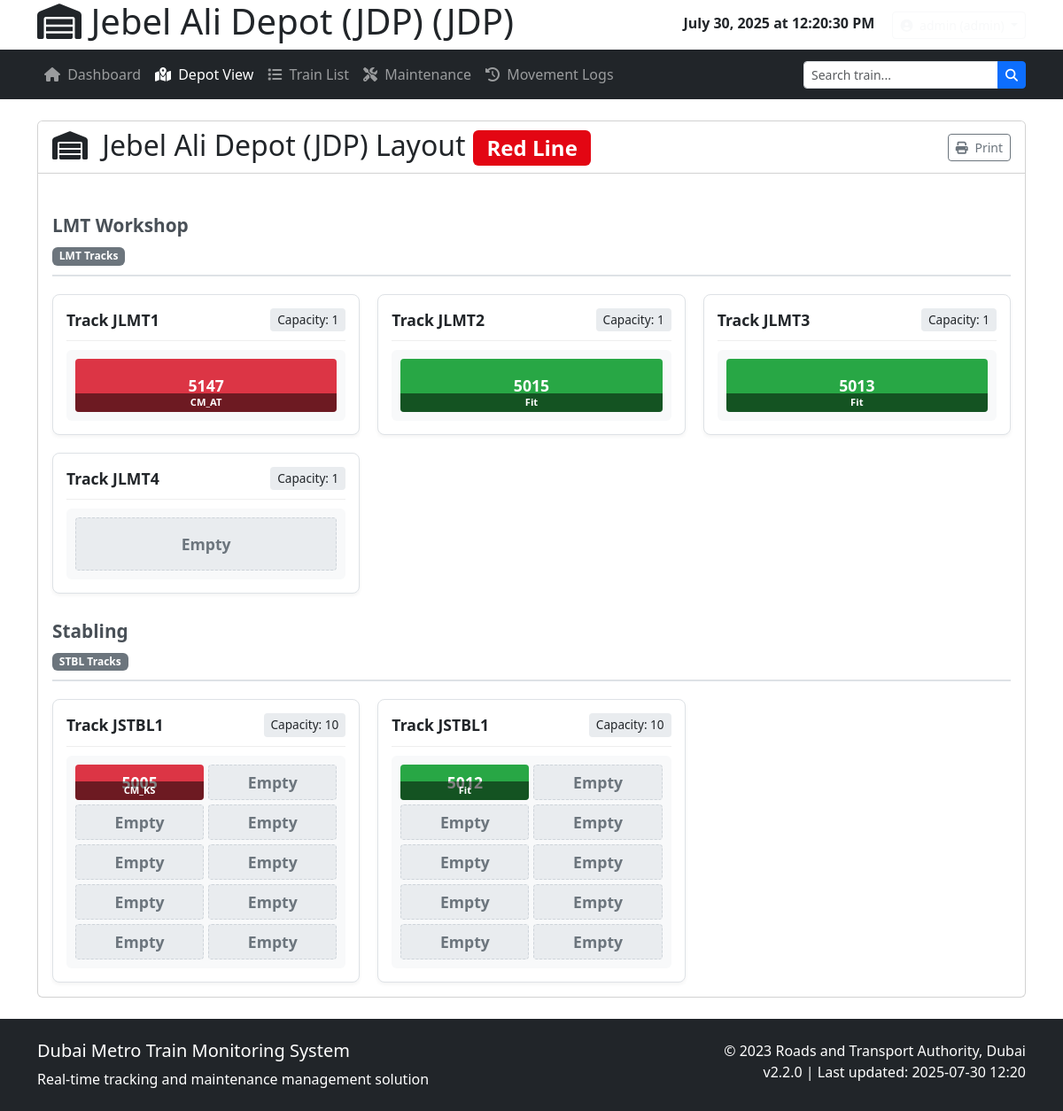
The app's page /depot/JDP (signed in) with its own data.
### tables this page shows
CREATE TABLE tracks (
            track_id TEXT PRIMARY KEY,
            depot_name TEXT NOT NULL,
            depot_code TEXT NOT NULL,
            location_name TEXT NOT NULL,
            track_type TEXT NOT NULL,
            visual_layout TEXT NOT NULL,
            slot_capacity INTEGER NOT NULL,
            line TEXT NOT NULL
        );

CREATE TABLE "trains" (
	"id"	INTEGER,
	"train_number"	TEXT NOT NULL UNIQUE,
	"type"	TEXT NOT NULL,
	"status"	TEXT NOT NULL,
	"maintenance_code"	TEXT,
	"track_id"	TEXT,
	"last_movement"	TIMESTAMP DEFAULT CURRENT_TIMESTAMP,
	PRIMARY KEY("id" AUTOINCREMENT),
	FOREIGN KEY("maintenance_code") REFERENCES "maintenance_types"("code"),
	FOREIGN KEY("track_id") REFERENCES "tracks"("track_id")
);

### app.py (the view)
@app.route('/depot/<depot_code>')
def depot_detail(depot_code):
    if 'username' not in session:
        return redirect(url_for('login'))
    db = get_db()
    c = db.cursor()
    c.execute("""
        SELECT depot_code, depot_name, line
        FROM tracks
        WHERE depot_code = ?
        GROUP BY depot_code
    """, (depot_code,))
    depot = c.fetchone()
    if not depot:
        flash('Depot not found', 'error')
        return redirect(url_for('dashboard'))
    sections = {}
    c.execute("""
        SELECT location_name, track_type
        FROM tracks
        WHERE depot_code = ?
        GROUP BY location_name
    """, (depot_code,))
    for section_row in c.fetchall():
        section_name = section_row['location_name']
        track_type = section_row['track_type']
        c.execute("""
            SELECT t.track_id, t.visual_layout, t.slot_capacity,
                   tr.train_number, tr.status, tr.maintenance_code,
                   mt.description as maintenance_desc
            FROM tracks t
            LEFT JOIN trains tr ON t.track_id = tr.track_id
            LEFT JOIN maintenance_types mt ON tr.maintenance_code = mt.code
            WHERE t.depot_code = ? AND t.location_name = ?
            ORDER BY t.track_id
        """, (depot_code, section_name))
        tracks = []
        for track in c.fetchall():
            tracks.append(dict(track))
        sections[section_name] = {
            'track_type': track_type,
            'tracks': tracks
        }
    return render_template('depot_detail.html',
                         depot=dict(depot),
                         sections=sections,
                         username=session['username'],
                         role=session['role'],
                         datetime=datetime)

### app.py (called while the page is built)
def get_db():
    if 'db' not in g:
        g.db = sqlite3.connect(app.config['DATABASE'])
        g.db.row_factory = sqlite3.Row
    return g.db

### templates/depot_detail.html (shortened to what this page needs)
<!DOCTYPE html>
<html lang="en">
<head>
    <link href="https://cdn.jsdelivr.net/npm/bootstrap@5.3.0/dist/css/bootstrap.min.css" rel="stylesheet">
    <link rel="stylesheet" href="https://cdnjs.cloudflare.com/ajax/libs/font-awesome/6.4.0/css/all.min.css">
</head>
<body>
    <header class="dashboard-header">
        <div class="container">
            <div class="row align-items-center">
                <div class="col-md-6">
                    <h1><i class="fas fa-warehouse"></i> {{ depot.depot_name }} ({{ depot.depot_code }})</h1>
                </div>
                <div class="col-md-6 text-end">
                    <div class="d-inline-block me-3">
                        <span id="current-time" class="fw-bold">{{ datetime.now().strftime('%Y-%m-%d %H:%M:%S') }}</span>
                    </div>
                    <div class="btn-group">
                        <button class="btn btn-outline-light btn-sm dropdown-toggle" type="button" data-bs-toggle="dropdown">
                            <i class="fas fa-user-circle me-1"></i> {{ username }} ({{ role }})
                        </button>
                    </div>
                </div>
            </div>
        </div>
    </header>
    <nav class="navbar navbar-expand-lg navbar-dark bg-dark">
        <div class="container">
            <div class="collapse navbar-collapse" id="mainNav">
                <ul class="navbar-nav me-auto">
                    <li class="nav-item">
                        <a class="nav-link" href="/"><i class="fas fa-home me-1"></i> Dashboard</a>
                    </li>
                    <li class="nav-item">
                        <a class="nav-link active" href="#"><i class="fas fa-map-marked-alt me-1"></i> Depot View</a>
                    </li>
                    <li class="nav-item">
                        <a class="nav-link" href="/trains"><i class="fas fa-list me-1"></i> Train List</a>
                    </li>
                    <li class="nav-item">
                        <a class="nav-link" href="#"><i class="fas fa-tools me-1"></i> Maintenance</a>
                    </li>
                    <li class="nav-item">
                        <a class="nav-link" href="#"><i class="fas fa-history me-1"></i> Movement Logs</a>
                    </li>
                </ul>
                <form class="d-flex">
                    <div class="input-group">
                        <input type="text" class="form-control form-control-sm" placeholder="Search train...">
                        <button class="btn btn-primary btn-sm" type="submit"><i class="fas fa-search"></i></button>
                    </div>
                </form>
            </div>
        </div>
    </nav>
    <div class="container my-4">
        <div class="card mb-4">
            <div class="card-header bg-white">
                <div class="d-flex justify-content-between align-items-center">
                    <h2 class="mb-0">
                        <i class="fas fa-warehouse me-2"></i>
                        {{ depot.depot_name }} Layout
                        <span class="badge badge-line-{% if depot.line == 'Red Line' %}red{% else %}green{% endif %}">
                            {{ depot.line }}
                        </span>
                    </h2>
                    <div>
                        <button class="btn btn-sm btn-outline-secondary">
                            <i class="fas fa-print me-1"></i> Print
                        </button>
                    </div>
                </div>
            </div>
            <div class="card-body">
                {% for section_name, section_data in sections.items() %}
                <div class="section">
                    <div class="section-header">
                        <h3 class="section-title">{{ section_name }}</h3>
                        <span class="badge bg-secondary">{{ section_data.track_type }} Tracks</span>
                    </div>
                    <div class="track-grid">
                        {% for track in section_data.tracks %}
                        <div class="track-card">
                            <div class="track-header">
                                <div class="track-id">Track {{ track.track_id }}</div>
                                <div class="track-type">Capacity: {{ track.slot_capacity }}</div>
                            </div>
                            <div class="track-layout layout-{{ track.visual_layout.lower() }}">
                                {% if track.train_number %}
                                <div class="train-slot occupied
                                    {% if track.status == 'Fit' %}status-fit
                                    {% elif track.maintenance_code == 'CM' %}status-cm
                                    {% elif track.maintenance_code == 'PM_14D' %}status-pm14d
                                    {% elif track.maintenance_code == 'PM_28D' %}status-pm28d
                                    {% elif track.maintenance_code == 'PM_19K' %}status-pm19k
                                    {% else %}status-unfit{% endif %}"
                                    data-bs-toggle="tooltip"
                                    title="Train {{ track.train_number }}
                                    Status: {{ track.status }}
                                    {% if track.maintenance_desc %}Maintenance: {{ track.maintenance_desc }}{% endif %}">
                                    <div class="train-number">{{ track.train_number }}</div>
                                    <div class="train-status">
                                        {% if track.maintenance_code %}{{ track.maintenance_code }}{% else %}{{ track.status }}{% endif %}
                                    </div>
                                </div>
                                {% else %}
                                <div class="train-slot empty">
                                    <div class="train-number">Empty</div>
                                </div>
                                {% endif %}
                                {% if track.visual_layout == 'DOUBLE' %}
                                    <div class="train-slot empty">
                                        <div class="train-number">Empty</div>
                                    </div>
                                {% elif track.visual_layout == 'MULTI' %}
                                    {% for i in range(1, track.slot_capacity) %}
                                    <div class="train-slot empty">
                                        <div class="train-number">Empty</div>
                                    </div>
                                    {% endfor %}
                                {% endif %}
                            </div>
                        </div>
                        {% endfor %}
                    </div>
                </div>
                {% endfor %}
            </div>
        </div>
    </div>
    <footer class="bg-dark text-white py-4">
        <div class="container">
            <div class="row">
                <div class="col-md-6">
                    <h5>Dubai Metro Train Monitoring System</h5>
                    <p class="mb-0">Real-time tracking and maintenance management solution</p>
                </div>
                <div class="col-md-6 text-end">
                    <p class="mb-0">© 2023 Roads and Transport Authority, Dubai</p>
                    <p class="mb-0">v2.2.0 | Last updated: {{ datetime.now().strftime('%Y-%m-%d %H:%M') }}</p>
                </div>
            </div>
        </div>
    </footer>
</body>
</html>

### templates/depot_detail.html (style rules this page uses)
:root { --fit-status: #28a745; --unfit-status: #dc3545; --cm-status: #ffc107; --pm14d-status: #fd7e14; --pm28d-status: #6f42c1; --pm19k-status: #20c997; --ks-train: #0d6efd; --alstom-train: #6610f2; --red-line: #e30613; --green-line: #5ab946; }
.track-grid { display: grid; grid-template-columns: repeat(auto-fill, minmax(300px, 1fr)); gap: 20px; margin-top: 20px; }
.track-card { border: 1px solid #dee2e6; border-radius: 8px; padding: 15px; background-color: white; box-shadow: 0 2px 4px rgba(0,0,0,0.05); transition: all 0.2s ease; }
.track-header { display: flex; justify-content: space-between; align-items: center; margin-bottom: 10px; padding-bottom: 10px; border-bottom: 1px solid #eee; }
.track-id { font-weight: bold; font-size: 1.1rem; }
.track-type { font-size: 0.85rem; padding: 3px 8px; border-radius: 4px; background-color: #e9ecef; }
.track-layout { display: flex; gap: 10px; min-height: 80px; padding: 10px; background-color: #f8f9fa; border-radius: 6px; }
.train-slot { flex: 1; display: flex; align-items: center; justify-content: center; border-radius: 4px; font-weight: bold; color: white; min-height: 60px; position: relative; overflow: hidden; cursor: pointer; transition: all 0.2s ease; }
.train-slot.empty { background-color: #e9ecef; border: 1px dashed #ced4da; color: #6c757d; }
.train-slot.occupied { position: relative; }
.train-number { font-size: 1.1rem; z-index: 2; }
.train-status { position: absolute; bottom: 0; left: 0; right: 0; font-size: 0.7rem; padding: 2px 5px; text-align: center; background-color: rgba(0,0,0,0.5); z-index: 3; }
.status-fit { background-color: var(--fit-status); }
.status-unfit { background-color: var(--unfit-status); }
.layout-single .train-slot { width: 100%; }
.layout-multi { display: grid; grid-template-columns: repeat(2, 1fr); gap: 5px; }
.layout-multi .train-slot { min-height: 40px; font-size: 0.9rem; }
.section-header { margin-top: 30px; padding-bottom: 10px; border-bottom: 2px solid #dee2e6; color: #495057; }
.section-title { font-weight: bold; font-size: 1.3rem; }
.badge-line-red { background-color: var(--red-line); }

### records on screen
tracks: track_id "JLMT1", slot_capacity "1", train_number "5147", maintenance_code "CM_AT"
tracks: track_id "JLMT2", slot_capacity "1", train_number "5015", status "Fit"
tracks: track_id "JLMT3", slot_capacity "1", train_number "5013", status "Fit"
tracks: track_id "JLMT4", slot_capacity "1", shows "Empty"
tracks: location_name "Stabling", track_type "STBL", track_id "JSTBL1", slot_capacity "10", train_number "5005", maintenance_code "CM_KS", visual_layout "Empty", train_number "5012", status "Fit"

### other values on screen
{{ depot.depot_name }} "Jebel Ali Depot (JDP)"
{{ depot.line }} "Red Line"
{{ section_name }} "LMT Workshop"
{{ section_data.track_type }} "LMT"
